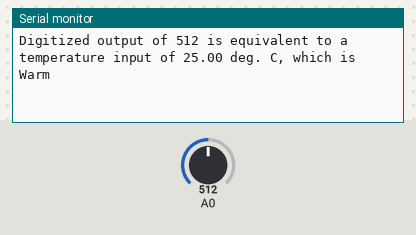
Simulated run of this program. Board: ESP8266 (Wemos D1 mini). On the bench: the last lines printed to the serial monitor. The test bench sets the inputs (shaded band); at power-on: A0 = 512.

Above: at 2.8 s.
2.9 s: A0 set to 587
At 4.8 s:
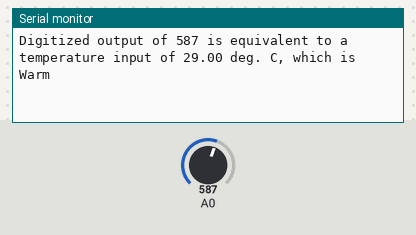
5.6 s: A0 set to 613
At 6.4 s:
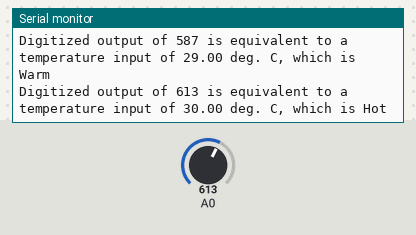
9.5 s: A0 set to 716
At 10.8 s:
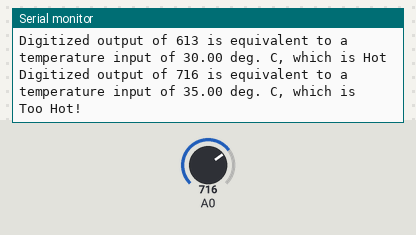
13.5 s: A0 set to 692
At 15.3 s:
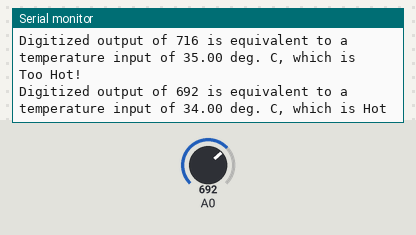
16.2 s: A0 set to 306
At 18.5 s:
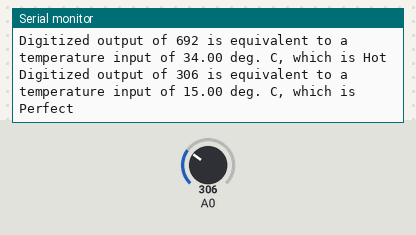
21.5 s: A0 set to 283
At 22.9 s:
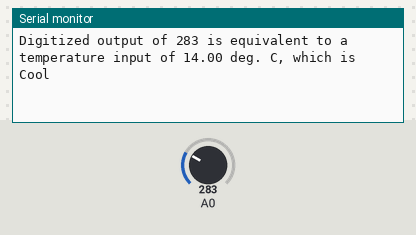

Measured:
- the behaviour switches between 603 and 604 on A0 (found by bisection; images 1 and 2)
- the behaviour switches between 706 and 705 on A0 (found by bisection; images 3 and 4)
- the behaviour switches between 297 and 296 on A0 (found by bisection; images 5 and 6)
- after the input at 2.9 s, the serial monitor: prints a new line after 1.1 s (image 1)
- after the input at 5.6 s, the serial monitor: prints a new line after 0.41 s (image 2)
- after the input at 9.5 s, the serial monitor: prints a new line after 0.51 s (image 3)
- after the input at 13.5 s, the serial monitor: prints a new line after 0.52 s (image 4)
- after the input at 16.2 s, the serial monitor: prints a new line after 1.8 s (image 5)
- after the input at 21.5 s, the serial monitor: prints a new line after 0.53 s (image 6)

The program:

main.cpp
```cpp
// COMP-5163 Internet of Things Programming
// Analog Signals Lab
// 2026/10/07
// Kayla Moorcroft (0301408m)
// v 1.0

#include <Arduino.h>
void setup() {
  // configure the USB serial monitor
  Serial.begin(115200);
}
void loop() {
  int iVal;
  // read digitized value from the D1 Mini's A/D convertor
  iVal = analogRead(A0);
  float temp = map(iVal, 0, 1023, 0, 50);
  // print value to the USB port
  Serial.print("Digitized output of " + String(iVal) + " is equivalent to a temperature input of " + String(temp,2) + " deg. C, which is ");

  if (temp < 10) {
    Serial.println("Cold!");
  }
  else if (temp < 15) {
    Serial.println("Cool");
  }
  else if (temp < 25) {
    Serial.println("Perfect");
  }
  else if (temp < 30) {
    Serial.println("Warm");
  }
  else if (temp < 35) {
    Serial.println("Hot");
  }
  else {
    Serial.println("Too Hot!");
  }

  // wait 2 seconds (2000 ms)
  delay(2000);
}
```
